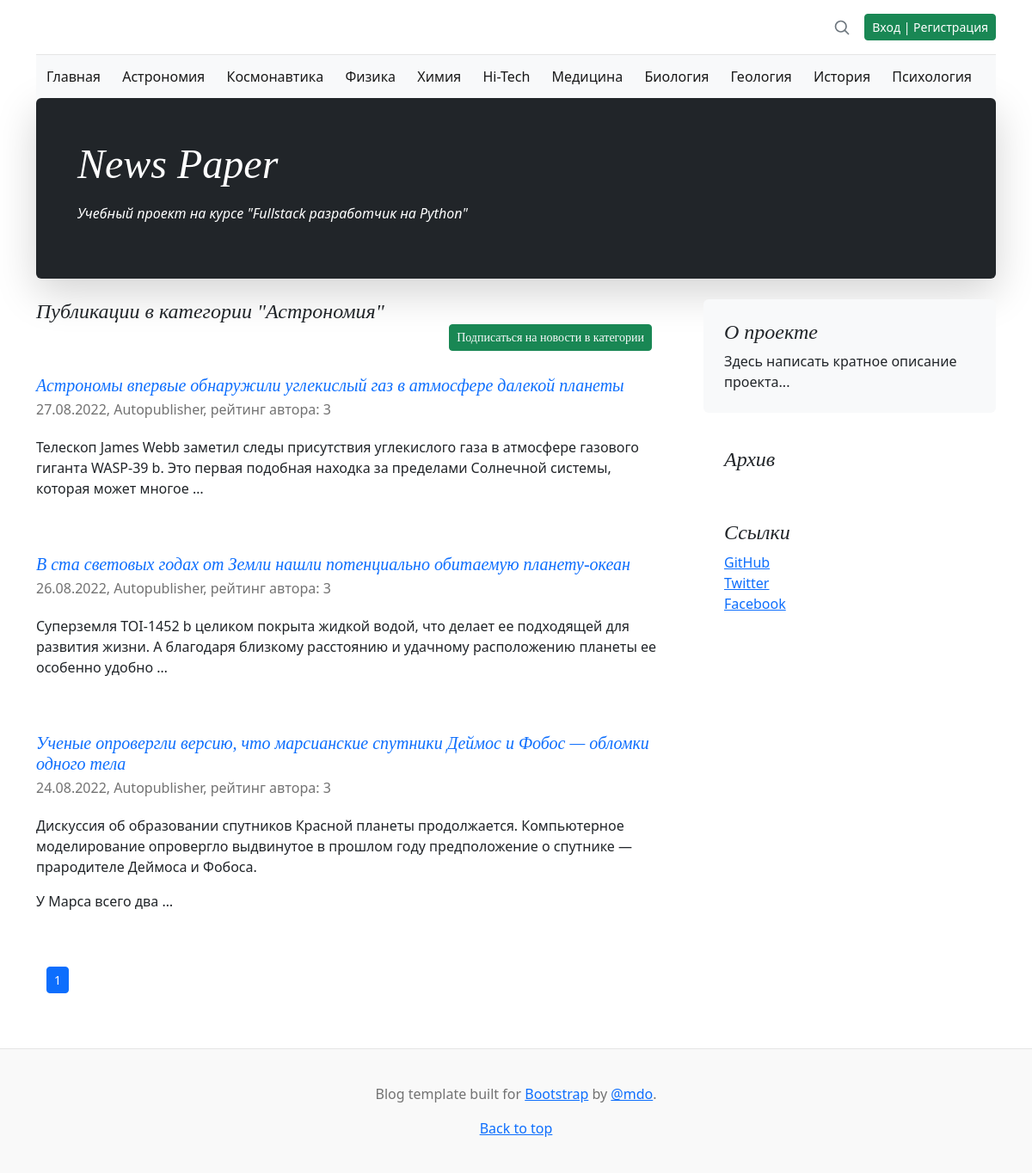
/caterory/1/, run on an earlier commit of the app's database.
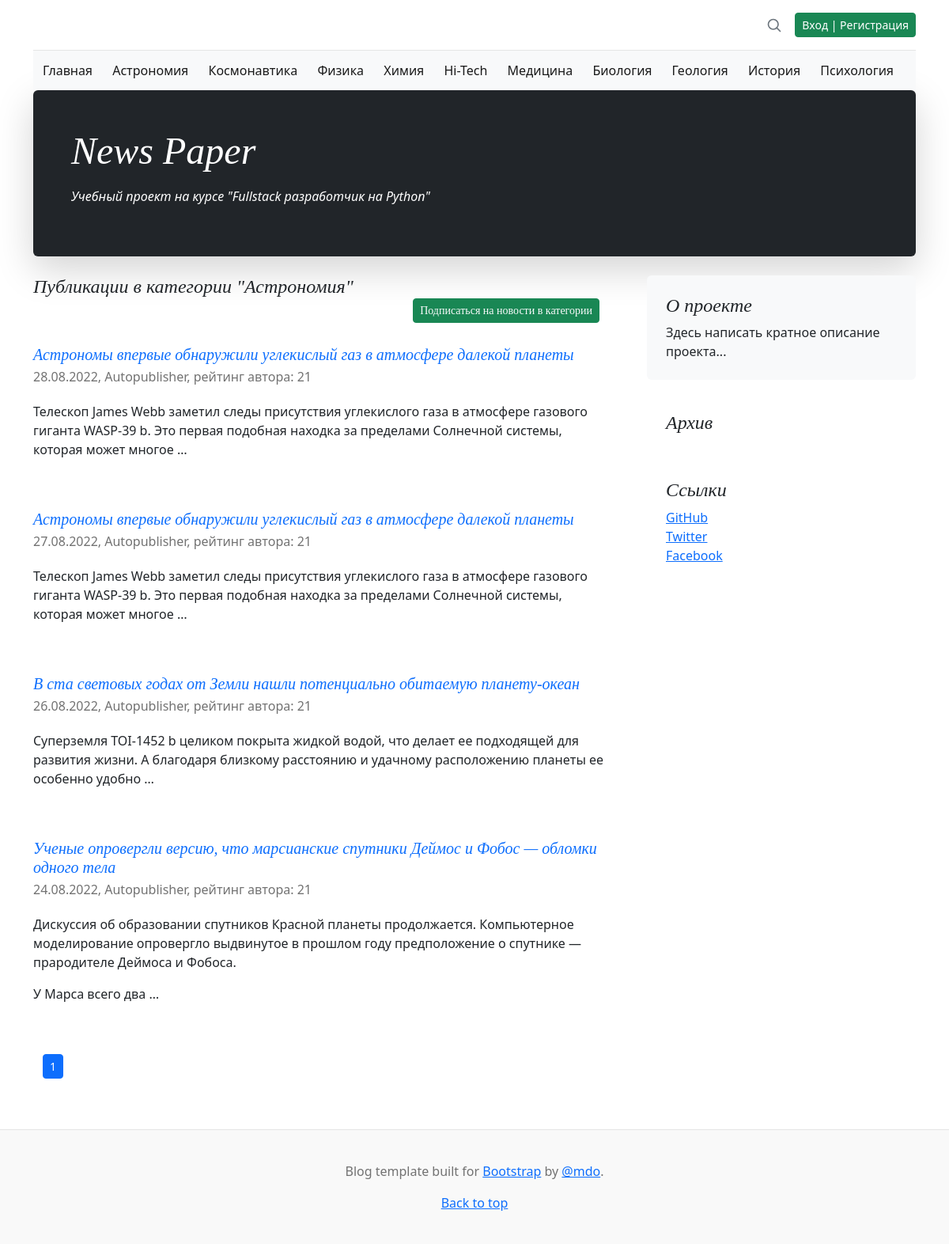
And on a later commit of the database.
### news/models.py (models this page shows, shortened)
class Category(models.Model):
    name = models.CharField(
        max_length=64,
        unique=True,
        verbose_name='Имя категории',
    )
    subscribers = models.ManyToManyField(
        User,
        through='CatSubscribers',
        blank=True,
        verbose_name='Подписчик',
    )
    class Meta:
        verbose_name = 'Категория'
        verbose_name_plural = 'Категории'

class PostCategory(models.Model):
    post = models.ForeignKey(
        Post,
        on_delete=models.CASCADE,
        verbose_name='Пост',
    )
    cat = models.ForeignKey(
        Category,
        on_delete=models.CASCADE,
        verbose_name='Категория',
    )
    class Meta:
        verbose_name = 'Категория'
        verbose_name_plural = 'Категории'

class Post(models.Model):
    author_post = models.ForeignKey(
        Author,
        on_delete=models.CASCADE,
        verbose_name='Автор',
    )
    ARTICLE = 'ART'
    NEWS = 'NWS'
    CHOICE_CAT = [
        (ARTICLE, 'Статья'),
        (NEWS, 'Новость'),
    ]
    type_cat = models.CharField(
        max_length=3,
        choices=CHOICE_CAT,
        default=ARTICLE,
        verbose_name='Тип контента',
    )
    date_pub = models.DateTimeField(
        auto_now_add=True,
        verbose_name='Дата публикации',
    )
    post_cat = models.ManyToManyField(
        Category,
        through='PostCategory',
        verbose_name='Категория',
    )
    name = models.CharField(
        max_length=128,
        verbose_name='Название',
    )
    content = models.TextField(
        verbose_name='Контент',
    )
    content_rate = models.SmallIntegerField(
        default=0,
        verbose_name='Рейтинг',
    )
    content_image = models.ImageField(
        upload_to='images',
        verbose_name='Изображение',
        default='no_image.jpg',
    )
    class Meta:
        verbose_name = 'Пост'
        verbose_name_plural = 'Посты'

class Author(models.Model):
    author_user = models.OneToOneField(
        User,
        on_delete=models.CASCADE,
        verbose_name='Имя',
    )
    author_rate = models.SmallIntegerField(
        default=0,
        verbose_name='Рейтинг',
    )
    def __str__(self):
        return self.author_user.username
    class Meta:
        verbose_name = 'Автор'
        verbose_name_plural = 'Авторы'

### news/views.py (the view)
class CategoryView(ListView):
    queryset = Post.objects.all()[:1]
    template_name = 'category.html'
    context_object_name = 'posts'
    paginate_by = 10
    def get_context_data(self, **kwargs):
        cat_id = self.kwargs['pk']
        context = super().get_context_data(**kwargs)
        context['posts'] = Post.objects.select_related().filter(
            post_cat=cat_id
        ).order_by('-date_pub')
        context['cat_name'] = PostCategory.objects.filter(
            cat=cat_id
        ).values_list('cat__name', flat=True)[0]
        context['category'] = cache_categories()
        context['post_category'] = PostCategory.objects.filter(
            cat=cat_id
        ).select_related()[:1]
        context['is_subscribed'] = Category.objects.filter(
            subscribers=self.request.user.id
        ).values_list('name', flat=True)
        return context

### news/templatetags/censor.py (called while the page is built)
@register.filter()
def censor(in_text):
    censured_text = in_text
    with open('static/json/bad_words.json', 'r') as censor_file:
        bad_text = json.load(censor_file)
    for word in censured_text.split():
        if word.lower() in bad_text:
            censured_text = censured_text.replace(
                word,
                f'{word[0]}{"*" * (len(word) - 1)}'
            )
    return censured_text

### news/views.py (called while the page is built)
def cache_categories(time_cache=3600):
    return cache.get_or_set(
        'category',
        Category.objects.all(),
        time_cache
    )

### templates/category.html (shortened to what this page needs)
{% extends 'default.html' %}
{% load i18n %}
{% load censor %}
{% load news_tags %}
{% block content %}
    <h4 class="pb-1 mb-4 fst-italic">
        Публикации в категории "{{ cat_name }}"
    {% for cat in post_category %}
        {% if cat.cat.name not in is_subscribed %}
            <div class="container text-end">
                <div class="btn-group btn-group-sm" role="group">
                    <button type="button" class="btn btn-success">
                        <a class="text-decoration-none text-light" href="/subscribe_cat/{{ cat.cat_id }}/">Подписаться на новости в категории</a>
                    </button>
                </div>
            </div>
        {% endif %}
    {% endfor %}
    </h4>
    {% for post in posts %}
        <article class="blog-post">
            <a class="text-decoration-none" href="{% url 'news:detail' post.id %}">
                <h5 class="pb-1 mb-0 fst-italic">{{ post.name|censor }}</h5>
            </a>
            <p class="blog-post-meta">
                {{ post.date_pub|date:'d.m.Y' }},
                {{ post.author_post }},
                рейтинг автора: {{ post.author_post.author_rate }}
            </p>
            <p>{{ post.content|censor|truncatewords:25|safe }}</p>
        </article>
    {% endfor %}
    <div class="container text-center">
        <nav class="blog-pagination" aria-label="Pagination">
            <ul class="pagination pagination-sm">
                <li class="page-item active" aria-current="page">
                    <span class="page-link">{{ page_obj.number }}</span>
                </li>
            </ul>
        </nav>
    </div>
{% endblock content %}

### templates/default.html (shortened to what this page needs)
<!doctype html>
<html lang="ru">
  <head>
    {% load static %}
    <link href="{% static 'css/bootstrap.min.css' %}" rel="stylesheet">
    <link href="{% static 'css/blog.rtl.css' %}" rel="stylesheet">
    <link href="{% static 'css/styles.css' %}" rel="stylesheet">
  </head>
  <body>
    <div class="container">
      <header class="blog-header lh-1 py-3">
        <div class="row flex-nowrap justify-content-between align-items-center">
          <div class="col-4 pt-1">
          </div>
          <div class="col-4 d-flex justify-content-end align-items-center">
            <a class="link-secondary" href="{% url 'news:search' %}" aria-label="Search">
              <svg xmlns="http://www.w3.org/2000/svg" width="20" height="20" fill="none" stroke="currentColor" stroke-linecap="round" stroke-linejoin="round" stroke-width="2" class="mx-3" role="img" viewBox="0 0 24 24"><title>Search</title><circle cx="10.5" cy="10.5" r="7.5"/><path d="M21 21l-5.2-5.2"/></svg>
            </a>
              {% if user.id %}
                <a class="btn btn-sm btn-danger" href="/accounts/logout/">Выход</a>
              {% else %}
                <a class="btn btn-sm btn-success" href="/accounts/login/">Вход | Регистрация</a>
              {% endif %}
          </div>
        </div>
      </header>
      <nav class="navbar bg-light">
        <div class="container-fluid">
          <a class="navbar-brand fs-6" href="{% url 'news:index' %}">Главная</a>
          {% for item in category %}
            <a class="navbar-brand fs-6" href="{% url 'news:category' item.id %}">{{ item.name }}</a>
          {% endfor %}
        </div>
      </nav>
    </div>
    <main class="container">
      <div class="p-4 p-md-5 mb-4 rounded text-bg-dark shadow-lg">
        <div class="col-md-6 px-0">
          <h1 class="display-4 fst-italic">News Paper</h1>
            <p class="lead-3 my-3 fst-italic">Учебный проект на курсе "Fullstack разработчик на Python"</p>
        </div>
      </div>
      <div class="row g-5">
        <div class="col-md-8">
            {% block content %}{% endblock content %}
        </div>
        <div class="col-md-4">
          <div class="position-sticky" style="top: 2rem;">
            <div class="p-4 mb-3 bg-light rounded">
              <h4 class="fst-italic">О проекте</h4>
              <p class="mb-0">
                  Здесь написать кратное описание проекта...
              </p>
            </div>
            <div class="p-4">
              <h4 class="fst-italic">Архив</h4>
            </div>
            <div class="p-4">
              <h4 class="fst-italic">Ссылки</h4>
              <ol class="list-unstyled">
                <li><a href="#">GitHub</a></li>
                <li><a href="#">Twitter</a></li>
                <li><a href="#">Facebook</a></li>
              </ol>
            </div>
          </div>
        </div>
      </div>
    </main>
    <footer class="blog-footer">
      <p>Blog template built for <a target="_blank" href="https://getbootstrap.com/">Bootstrap</a> by <a href="https://twitter.com/mdo">@mdo</a>.</p>
      <p><a href="#">Back to top</a></p>
    </footer>
  </body>
</html>

### static/css/blog.rtl.css (style rules this page uses)
.blog-header { border-bottom: 1px solid #e5e5e5; }
h1, h2, h3, h4, h5, h6 { font-family: Amiri, Georgia, "Times New Roman", serif; }
.display-4 { font-size: 2.5rem; }
@media (min-width: 768px) { .display-4 { font-size: 3rem; } }
.blog-pagination { margin-bottom: 4rem; }
.blog-post { margin-bottom: 4rem; }
.blog-post-meta { margin-bottom: 1.25rem; color: #727272; }
.blog-footer { padding: 2.5rem 0; color: #727272; text-align: center; background-color: #f9f9f9; border-top: .05rem solid #e5e5e5; }
.blog-footer p:last-child { margin-bottom: 0; }

What changed in the data, as far as the page shows it:
added Post: name|censor "Астрономы впервые обнаружили углекислый газ в атмосфере далекой планеты", date_pub "28.08.2022", author_post "Autopublisher", author_post.author_rate "21", content|censor "Телескоп James Webb заметил следы присутствия углекислого газа в атмосфере газового гиганта WASP-39 b. Это первая подобная находка за пределами Солнечной системы, которая может многое …"
changed Post (number 2 of 4 on the later page): author_post.author_rate "3" → "21"
changed through a linked row, Post "В ста световых годах от Земли нашли потенциально обитаемую планету-океан": author_post.author_rate "3" → "21"
changed through a linked row, Post (number 4 of 4 on the later page): author_post.author_rate "3" → "21"
